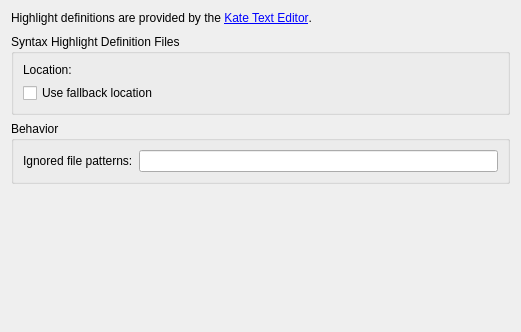
<?xml version="1.0" encoding="UTF-8"?>
<ui version="4.0">
 <class>TextEditor::Internal::HighlighterSettingsPage</class>
 <widget class="QWidget" name="TextEditor::Internal::HighlighterSettingsPage">
  <property name="geometry">
   <rect>
    <x>0</x>
    <y>0</y>
    <width>521</width>
    <height>332</height>
   </rect>
  </property>
  <property name="windowTitle">
   <string>Form</string>
  </property>
  <layout class="QVBoxLayout" name="verticalLayout_4">
   <item>
    <widget class="QLabel" name="definitionsInfolabel">
     <property name="sizePolicy">
      <sizepolicy hsizetype="Expanding" vsizetype="Preferred">
       <horstretch>0</horstretch>
       <verstretch>0</verstretch>
      </sizepolicy>
     </property>
     <property name="text">
      <string>&lt;html&gt;&lt;head/&gt;&lt;body&gt;
&lt;p&gt;Highlight definitions are provided by the &lt;a href=&quot;http://kate-editor.org/&quot;&gt;Kate Text Editor&lt;/a&gt;.&lt;/p&gt;&lt;/body&gt;&lt;/html&gt;</string>
     </property>
     <property name="textFormat">
      <enum>Qt::RichText</enum>
     </property>
     <property name="alignment">
      <set>Qt::AlignLeading|Qt::AlignLeft|Qt::AlignVCenter</set>
     </property>
     <property name="wordWrap">
      <bool>true</bool>
     </property>
     <property name="openExternalLinks">
      <bool>true</bool>
     </property>
    </widget>
   </item>
   <item>
    <spacer name="verticalSpacer_2">
     <property name="orientation">
      <enum>Qt::Vertical</enum>
     </property>
     <property name="sizeType">
      <enum>QSizePolicy::Fixed</enum>
     </property>
     <property name="sizeHint" stdset="0">
      <size>
       <width>20</width>
       <height>3</height>
      </size>
     </property>
    </spacer>
   </item>
   <item>
    <widget class="QGroupBox" name="definitionFilesGroupBox">
     <property name="title">
      <string>Syntax Highlight Definition Files</string>
     </property>
     <layout class="QVBoxLayout" name="verticalLayout_3">
      <item>
       <layout class="QHBoxLayout" name="horizontalLayout_3">
        <item>
         <layout class="QHBoxLayout" name="horizontalLayout">
          <item>
           <widget class="QLabel" name="locationLabel">
            <property name="text">
             <string>Location:</string>
            </property>
           </widget>
          </item>
          <item>
           <widget class="Utils::PathChooser" name="definitionFilesPath" native="true"/>
          </item>
         </layout>
        </item>
       </layout>
      </item>
      <item>
       <layout class="QVBoxLayout" name="verticalLayout">
        <property name="spacing">
         <number>0</number>
        </property>
        <item>
         <widget class="QCheckBox" name="useFallbackLocation">
          <property name="text">
           <string>Use fallback location</string>
          </property>
         </widget>
        </item>
        <item>
         <widget class="Utils::PathChooser" name="fallbackDefinitionFilesPath" native="true"/>
        </item>
       </layout>
      </item>
     </layout>
    </widget>
   </item>
   <item>
    <widget class="QGroupBox" name="behaviorGroupBox">
     <property name="title">
      <string>Behavior</string>
     </property>
     <layout class="QVBoxLayout" name="verticalLayout_2">
      <item>
       <layout class="QHBoxLayout" name="horizontalLayout_2">
        <item>
         <widget class="QLabel" name="ignoreLabel">
          <property name="text">
           <string>Ignored file patterns:</string>
          </property>
         </widget>
        </item>
        <item>
         <widget class="QLineEdit" name="ignoreEdit"/>
        </item>
       </layout>
      </item>
     </layout>
    </widget>
   </item>
   <item>
    <spacer name="verticalSpacer">
     <property name="orientation">
      <enum>Qt::Vertical</enum>
     </property>
     <property name="sizeHint" stdset="0">
      <size>
       <width>20</width>
       <height>117</height>
      </size>
     </property>
    </spacer>
   </item>
  </layout>
 </widget>
 <customwidgets>
  <customwidget>
   <class>Utils::PathChooser</class>
   <extends>QWidget</extends>
   <header location="global">utils/pathchooser.h</header>
   <container>1</container>
   <slots>
    <signal>editingFinished()</signal>
    <signal>browsingFinished()</signal>
   </slots>
  </customwidget>
 </customwidgets>
 <tabstops>
  <tabstop>ignoreEdit</tabstop>
 </tabstops>
 <resources/>
 <connections/>
</ui>
